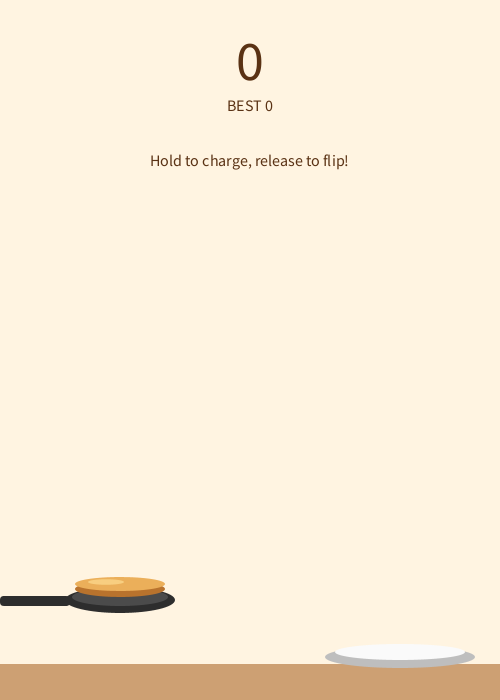
Frame 1 (no input)
Frame 60 (the mouse pressed at the canvas centre just before this capture): identical to frame 1, image omitted
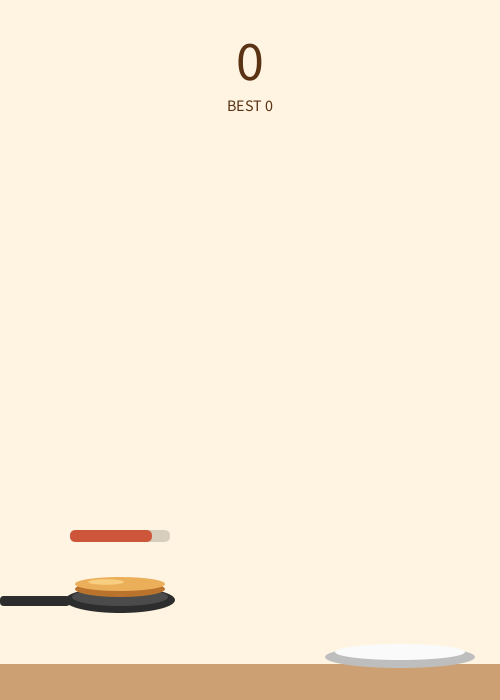
Frame 120 (the mouse held since frame 60 and released just before this capture)

The Processing sketch that drew these frames (run headless with seeded random() and noise(); from frame 60 on, the mouse is pressed at the canvas centre):

// Processing sketch: PancakeStack
// ── PancakeStack.pde
// 팬케이크 쌓기 게임 v1 - Processing
// 마우스를 꾹 눌러 힘을 모으고, 놓으면 팬케이크가 날아갑니다!

final int READY = 0, CHARGING = 1, FLYING = 2, FALLING = 3, GAMEOVER = 4;
int state = READY;

float gravity = 0.5;
float PW = 90;   // 팬케이크 너비
float PH = 16;   // 팬케이크 두께

// 프라이팬 (화면에 고정)
float panX = 120, panY = 600;

// 접시 (월드 좌표)
float plateX = 400, plateY = 650, plateW = 130;

// 날아가는 팬케이크
float px, py, vx, vy, flip, flipSpeed;

// 힘 게이지
float power, minPower = 5, maxPower = 20, powerDir = 1;
float launchAngle = radians(60);

ArrayList<Float> stack = new ArrayList<Float>();  // 쌓인 팬케이크들의 x 위치
int best = 0;
float camY = 0;  // 탑이 높아지면 화면이 따라 올라감

void setup() {
  size(500, 700);
  textAlign(CENTER, CENTER);
  resetGame();
}

void resetGame() {
  stack.clear();
  camY = 0;
  power = minPower;
  powerDir = 1;
  state = READY;
}

void draw() {
  background(255, 244, 225);
  updateGame();

  // 카메라: 탑 꼭대기가 화면 위쪽에 가까워지면 부드럽게 따라감
  float topY = plateY - stack.size() * PH;
  camY = lerp(camY, max(0, 330 - topY), 0.08);

  // ---- 월드 (카메라 영향 받음) ----
  pushMatrix();
  translate(0, camY);
  drawTable();
  drawPlate();
  for (int i = 0; i < stack.size(); i++) {
    drawPancake(stack.get(i), plateY - PH/2 - i * PH, 0);
  }
  if (state == FLYING || state == FALLING) drawPancake(px, py, flip);
  popMatrix();

  // ---- 화면 고정 요소 ----
  drawPan();
  if (state == READY || state == CHARGING) drawPancake(panX, panY - 14, 0);
  if (state == CHARGING) drawGauge();
  drawUI();
}

void updateGame() {
  if (state == CHARGING) {
    // 게이지가 최소↔최대 사이를 왕복
    power += powerDir * 0.3;
    if (power > maxPower) { power = maxPower; powerDir = -1; }
    if (power < minPower) { power = minPower; powerDir = 1; }
  }
  else if (state == FLYING) {
    float prevBottom = py + PH/2;
    vy += gravity;
    px += vx;
    py += vy;
    flip += flipSpeed;
    float bottom = py + PH/2;

    // 떨어지는 중일 때만 착지 체크
    if (vy > 0) {
      float surfaceY = plateY - stack.size() * PH;
      float supportX = stack.isEmpty() ? plateX : stack.get(stack.size() - 1);
      float supportW = stack.isEmpty() ? plateW : PW;

      if (prevBottom <= surfaceY && bottom >= surfaceY) {
        float dx = abs(px - supportX);
        if (dx < supportW / 2) {
          // 착지 성공! (중심이 아래 팬케이크/접시 위에 있음)
          stack.add(px);
          best = max(best, stack.size());
          power = minPower;
          powerDir = 1;
          state = READY;
        } else if (dx < (supportW + PW) / 2) {
          // 가장자리에 걸려서 미끄러져 떨어짐
          state = FALLING;
          vx = (px > supportX) ? 3 : -3;
          flipSpeed = (px > supportX) ? 0.2 : -0.2;
        }
      }
    }
    if (py + camY > height + 60) state = GAMEOVER;
  }
  else if (state == FALLING) {
    vy += gravity;
    px += vx;
    py += vy;
    flip += flipSpeed;
    if (py + camY > height + 60) state = GAMEOVER;
  }
}

void mousePressed() {
  if (state == GAMEOVER) { resetGame(); return; }
  if (state == READY) {
    state = CHARGING;
    power = minPower;
    powerDir = 1;
  }
}

void mouseReleased() {
  if (state == CHARGING) {
    px = panX;
    py = panY - 14 - camY;  // 화면 좌표 → 월드 좌표
    vx = power * cos(launchAngle);
    vy = -power * sin(launchAngle);
    flip = 0;
    flipSpeed = 0.25;
    state = FLYING;
  }
}

// ================= 그리기 =================

void drawPancake(float x, float y, float f) {
  pushMatrix();
  translate(x, y);
  // 세로로 납작해졌다 펴지며 뒤집히는 효과
  float s = cos(f);
  if (abs(s) < 0.15) s = (s < 0) ? -0.15 : 0.15;
  scale(1, s);
  noStroke();
  fill(185, 115, 45);
  ellipse(0, 3, PW, PH);            // 옆면
  fill(235, 175, 90);
  ellipse(0, -2, PW, PH - 2);       // 윗면
  fill(255, 225, 150, 160);
  ellipse(-14, -4, PW * 0.4, PH * 0.35);  // 하이라이트
  popMatrix();
}

void drawTable() {
  noStroke();
  fill(205, 160, 115);
  rect(-10, plateY + 14, width + 20, 600);
}

void drawPlate() {
  noStroke();
  fill(190);
  ellipse(plateX, plateY + 7, plateW + 20, 22);
  fill(250);
  ellipse(plateX, plateY + 2, plateW, 16);
}

void drawPan() {
  noStroke();
  fill(45);
  rect(panX - 120, panY - 4, 70, 10, 4);  // 손잡이
  ellipse(panX, panY, 110, 26);           // 팬 몸체
  fill(75);
  ellipse(panX, panY - 3, 96, 18);        // 팬 안쪽
}

void drawGauge() {
  float t = (power - minPower) / (maxPower - minPower);
  float gx = panX - 50, gy = panY - 70, gw = 100, gh = 12;
  noStroke();
  fill(0, 40);
  rect(gx, gy, gw, gh, 6);
  fill(lerpColor(color(90, 200, 90), color(230, 60, 50), t));
  rect(gx, gy, gw * t, gh, 6);
}

void drawUI() {
  fill(90, 50, 20);
  textSize(56);
  text(stack.size(), width/2, 60);
  textSize(16);
  text("BEST " + best, width/2, 105);

  if (state == READY && stack.isEmpty()) {
    textSize(16);
    text("Hold to charge, release to flip!", width/2, 160);
  }
  if (state == GAMEOVER) {
    fill(0, 120);
    rect(0, 0, width, height);
    fill(255);
    textSize(48);
    text("GAME OVER", width/2, height/2 - 30);
    textSize(20);
    text("Stacked " + stack.size() + " pancakes", width/2, height/2 + 20);
    text("Click to restart", width/2, height/2 + 55);
  }
}
